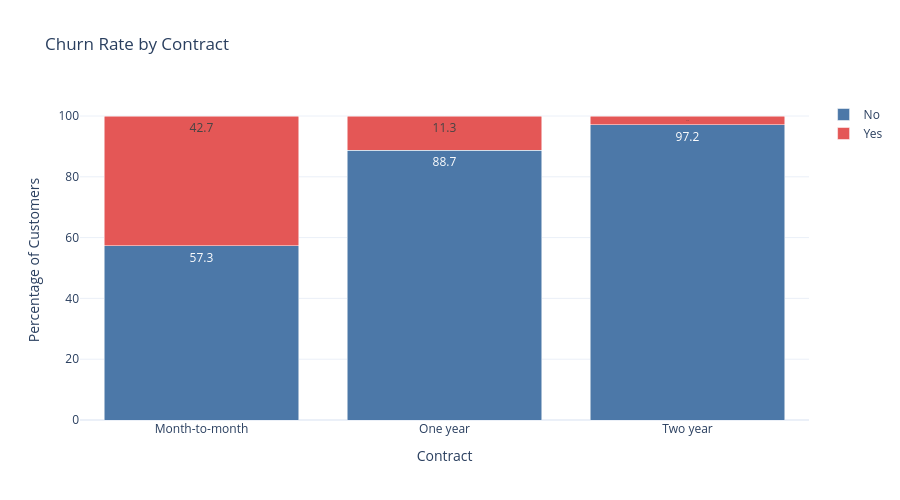

Notebook cell for this chart:
### Code cell
plot_categorical_churn(df, "Contract")

### Figure 1 — Plotly figure (JSON) as saved in the notebook; plotly's stock layout.template omitted (floating-point values rounded to 4 significant figures)
{"data": [{"hovertemplate": "Churn=No<br>Contract=%{x}<br>Percentage=%{y}<br>text=%{text}<extra></extra>", "legendgroup": "No", "marker": {"color": "#4C78A8", "pattern": {"shape": ""}}, "name": "No", "orientation": "v", "showlegend": true, "text": [57.3, 88.7, 97.2], "textposition": "inside", "type": "bar", "x": ["Month-to-month", "One year", "Two year"], "xaxis": "x", "y": [57.29, 88.73, 97.17], "yaxis": "y"}, {"hovertemplate": "Churn=Yes<br>Contract=%{x}<br>Percentage=%{y}<br>text=%{text}<extra></extra>", "legendgroup": "Yes", "marker": {"color": "#E45756", "pattern": {"shape": ""}}, "name": "Yes", "orientation": "v", "showlegend": true, "text": [42.7, 11.3, 2.8], "textposition": "inside", "type": "bar", "x": ["Month-to-month", "One year", "Two year"], "xaxis": "x", "y": [42.71, 11.27, 2.832], "yaxis": "y"}], "layout": {"barmode": "stack", "height": 500, "legend": {"title": {"text": ""}, "tracegroupgap": 0}, "title": {"text": "Churn Rate by Contract"}, "width": 900, "xaxis": {"anchor": "y", "domain": [0, 1], "title": {"text": "Contract"}}, "yaxis": {"anchor": "x", "domain": [0, 1], "title": {"text": "Percentage of Customers"}}}}
